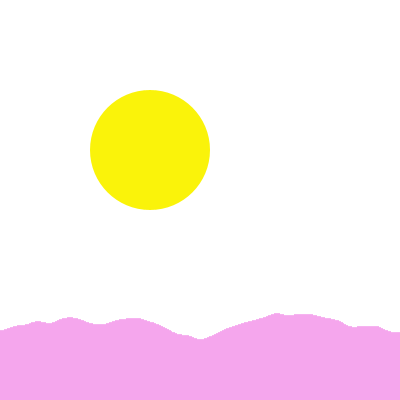
Frame 1 (no input)
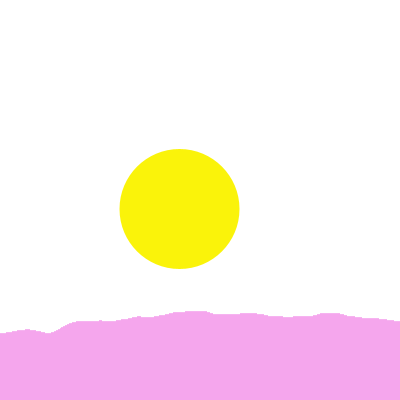
Frame 60 (the mouse pressed at the canvas centre just before this capture)
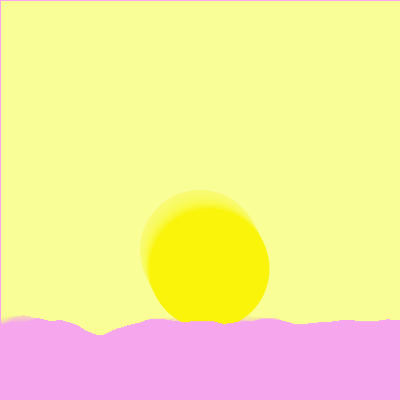
Frame 120 (the mouse held since frame 60 and released just before this capture)

The Processing sketch that drew these frames (run headless with seeded random() and noise(); from frame 60 on, the mouse is pressed at the canvas centre):

// Processing sketch: processing_128133
// ── processing_128133.pde

void setup(){
  size(400,400);
  frameRate(25);
}

float time = .01;
float set = 0;
int event = 0;

void draw() {
  if (set <= 100)
  background(#FFFFFF);
  else if (set <=150)
  {
  //background(#F6FA83);
  fill(#F6FA83,25);
  rect(0,0,400,400);
  }
  else if (set <= 200)
  {
   fill(#CA2504,15);
  rect(0,0,400,400); 
  //background(#CA2504);
  }
  else if (set <= 250)
{
  fill(#C00000,15);
  rect(0,0,400,400); 
  //background(#C00000);
}
  else
  {
 //background(0);
 fill(#000000,10);
 rect(0,0,400,400);
  }
  
  noStroke();
  
  if (set <=399){
  fill(#FAF30A);
  ellipse(150+set*0.5,150+set,120,120);
  set++;
  }
  
  if (set >= 300 && event == 0){
  fill(#FFFFFF);
  ellipse(random(50,350), random(50,350),5,5);
  ellipse(random(50,350), random(50,350),5,5);
  ellipse(random(50,350), random(50,350),5,5);
  }
  
  for (float i=0; i<=399; i++)
  {
   
   if (set > 250)
   stroke(#051264);
   else
   stroke(#F5A6ED);
   line(i,300+50*noise(i/100,time),i,400); 
  }
  time = time + .02;
  println(event);
  event++;
  event = event%5;
  println(event);
  
}
